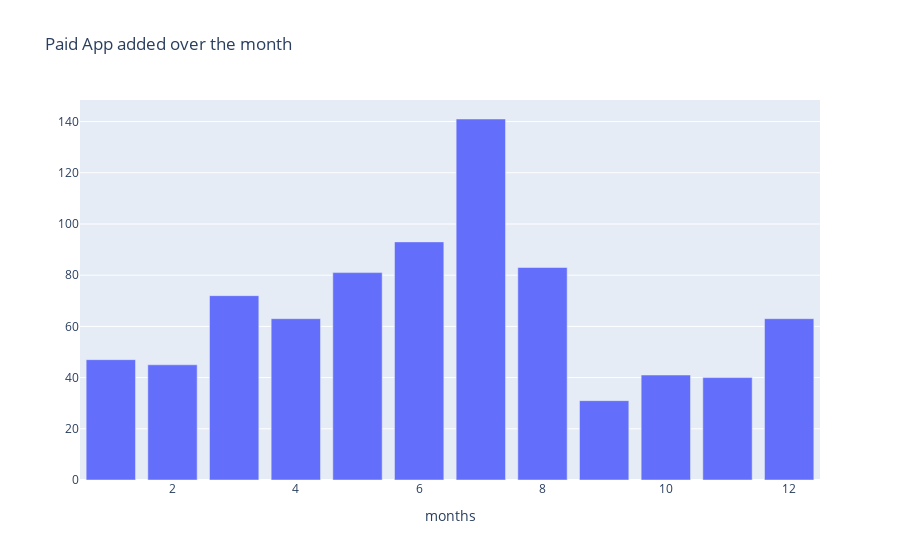

Here is the notebook cell this chart was saved with:
### Markdown cell above
In this google playstore data Almost 50% apps are available on the playstore are added or updated on the month of July, 25% of apps are updated or added on the month of August and rest of 25% remaing months.

### Code cell
col='month_added'
v2=d2[col].value_counts().reset_index()
v2=v2.rename(columns={col:'count','index':col})
v2['percent']=v2['count'].apply(lambda x : 100*x/sum(v2['count']))
v2=v2.sort_values(col)
trace1 = go.Bar(x=v2[col], y=v2["count"], name="aid", marker=dict())
layout={'title':"Paid App added over the month",'xaxis':{'title':"months"}}
fig = go.Figure(data=[trace1], layout=layout)
iplot(fig)

### Figure 1 — Plotly figure (JSON) as saved in the notebook; plotly's stock layout.template omitted (floating-point values rounded to 4 significant figures)
{"data": [{"name": "aid", "type": "bar", "x": [1, 2, 3, 4, 5, 6, 7, 8, 9, 10, 11, 12], "y": [47, 45, 72, 63, 81, 93, 141, 83, 31, 41, 40, 63]}], "layout": {"title": {"text": "Paid App added over the month"}, "xaxis": {"title": {"text": "months"}}}}
